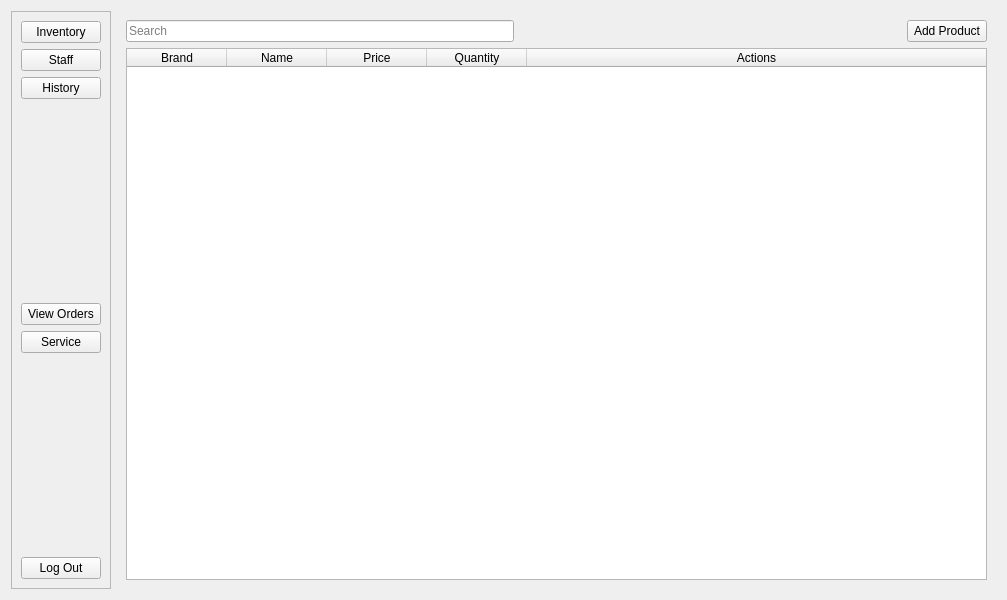
<?xml version="1.0" encoding="UTF-8"?>
<ui version="4.0">
 <class>AdminPage</class>
 <widget class="QWidget" name="AdminPage">
  <property name="geometry">
   <rect>
    <x>0</x>
    <y>0</y>
    <width>1007</width>
    <height>600</height>
   </rect>
  </property>
  <property name="windowTitle">
   <string>Admin Page</string>
  </property>
  <layout class="QHBoxLayout" name="horizontalLayout">
   <item>
    <widget class="QFrame" name="frame">
     <property name="frameShape">
      <enum>QFrame::StyledPanel</enum>
     </property>
     <property name="frameShadow">
      <enum>QFrame::Raised</enum>
     </property>
     <layout class="QVBoxLayout" name="verticalLayout">
      <item>
       <widget class="QPushButton" name="inventory">
        <property name="text">
         <string>Inventory</string>
        </property>
       </widget>
      </item>
      <item>
       <widget class="QPushButton" name="staff">
        <property name="text">
         <string>Staff</string>
        </property>
       </widget>
      </item>
      <item>
       <widget class="QPushButton" name="history">
        <property name="text">
         <string>History</string>
        </property>
       </widget>
      </item>
      <item>
       <spacer name="verticalSpacer_2">
        <property name="orientation">
         <enum>Qt::Vertical</enum>
        </property>
        <property name="sizeHint" stdset="0">
         <size>
          <width>20</width>
          <height>40</height>
         </size>
        </property>
       </spacer>
      </item>
      <item>
       <widget class="QPushButton" name="viewOrder">
        <property name="text">
         <string>View Orders</string>
        </property>
       </widget>
      </item>
      <item>
       <widget class="QPushButton" name="service">
        <property name="text">
         <string>Service</string>
        </property>
       </widget>
      </item>
      <item>
       <spacer name="verticalSpacer">
        <property name="orientation">
         <enum>Qt::Vertical</enum>
        </property>
        <property name="sizeHint" stdset="0">
         <size>
          <width>20</width>
          <height>40</height>
         </size>
        </property>
       </spacer>
      </item>
      <item>
       <widget class="QPushButton" name="logOut">
        <property name="text">
         <string>Log Out</string>
        </property>
       </widget>
      </item>
     </layout>
    </widget>
   </item>
   <item>
    <widget class="QStackedWidget" name="stackedWidget">
     <property name="currentIndex">
      <number>0</number>
     </property>
     <widget class="QWidget" name="page">
      <layout class="QVBoxLayout" name="verticalLayout_2">
       <item>
        <layout class="QHBoxLayout" name="horizontalLayout_2">
         <item>
          <widget class="QLineEdit" name="productSearch">
           <property name="maxLength">
            <number>50</number>
           </property>
           <property name="placeholderText">
            <string>Search</string>
           </property>
          </widget>
         </item>
         <item>
          <spacer name="horizontalSpacer">
           <property name="orientation">
            <enum>Qt::Horizontal</enum>
           </property>
           <property name="sizeHint" stdset="0">
            <size>
             <width>40</width>
             <height>20</height>
            </size>
           </property>
          </spacer>
         </item>
         <item>
          <widget class="QPushButton" name="addProduct">
           <property name="text">
            <string>Add Product</string>
           </property>
          </widget>
         </item>
        </layout>
       </item>
       <item>
        <widget class="QTableWidget" name="inventoryTable">
         <property name="editTriggers">
          <set>QAbstractItemView::NoEditTriggers</set>
         </property>
         <property name="cornerButtonEnabled">
          <bool>false</bool>
         </property>
         <attribute name="horizontalHeaderShowSortIndicator" stdset="0">
          <bool>false</bool>
         </attribute>
         <attribute name="horizontalHeaderStretchLastSection">
          <bool>true</bool>
         </attribute>
         <attribute name="verticalHeaderVisible">
          <bool>false</bool>
         </attribute>
         <column>
          <property name="text">
           <string>Brand</string>
          </property>
         </column>
         <column>
          <property name="text">
           <string>Name</string>
          </property>
         </column>
         <column>
          <property name="text">
           <string>Price</string>
          </property>
         </column>
         <column>
          <property name="text">
           <string>Quantity</string>
          </property>
         </column>
         <column>
          <property name="text">
           <string>Actions</string>
          </property>
         </column>
        </widget>
       </item>
      </layout>
     </widget>
     <widget class="QWidget" name="page_2">
      <layout class="QVBoxLayout" name="verticalLayout_3">
       <item>
        <layout class="QHBoxLayout" name="horizontalLayout_3">
         <item>
          <widget class="QLineEdit" name="staffSearch">
           <property name="placeholderText">
            <string>Search</string>
           </property>
          </widget>
         </item>
         <item>
          <spacer name="horizontalSpacer_2">
           <property name="orientation">
            <enum>Qt::Horizontal</enum>
           </property>
           <property name="sizeHint" stdset="0">
            <size>
             <width>40</width>
             <height>20</height>
            </size>
           </property>
          </spacer>
         </item>
         <item>
          <widget class="QPushButton" name="addStaff">
           <property name="text">
            <string>Add Staff Member</string>
           </property>
          </widget>
         </item>
        </layout>
       </item>
       <item>
        <widget class="QTableWidget" name="staffTable">
         <property name="editTriggers">
          <set>QAbstractItemView::NoEditTriggers</set>
         </property>
         <attribute name="horizontalHeaderStretchLastSection">
          <bool>true</bool>
         </attribute>
         <attribute name="verticalHeaderVisible">
          <bool>false</bool>
         </attribute>
         <column>
          <property name="text">
           <string>First Name</string>
          </property>
         </column>
         <column>
          <property name="text">
           <string>Last Name</string>
          </property>
         </column>
         <column>
          <property name="text">
           <string>Mobile Number</string>
          </property>
         </column>
         <column>
          <property name="text">
           <string>Address</string>
          </property>
         </column>
         <column>
          <property name="text">
           <string>Date Hired</string>
          </property>
         </column>
         <column>
          <property name="text">
           <string>Actions</string>
          </property>
         </column>
        </widget>
       </item>
      </layout>
     </widget>
     <widget class="QWidget" name="page_3">
      <layout class="QGridLayout" name="gridLayout">
       <item row="0" column="0">
        <widget class="QTabWidget" name="tabWidget">
         <property name="currentIndex">
          <number>0</number>
         </property>
         <widget class="QWidget" name="tab">
          <attribute name="title">
           <string>Purchase History</string>
          </attribute>
          <layout class="QGridLayout" name="gridLayout_2">
           <item row="0" column="0">
            <widget class="QTableWidget" name="purchaseHistoryTable">
             <property name="editTriggers">
              <set>QAbstractItemView::NoEditTriggers</set>
             </property>
             <attribute name="horizontalHeaderDefaultSectionSize">
              <number>200</number>
             </attribute>
             <attribute name="horizontalHeaderStretchLastSection">
              <bool>true</bool>
             </attribute>
             <attribute name="verticalHeaderVisible">
              <bool>false</bool>
             </attribute>
             <column>
              <property name="text">
               <string>Date</string>
              </property>
             </column>
             <column>
              <property name="text">
               <string>Customer</string>
              </property>
             </column>
             <column>
              <property name="text">
               <string>Actions</string>
              </property>
             </column>
            </widget>
           </item>
          </layout>
         </widget>
         <widget class="QWidget" name="tab_2">
          <attribute name="title">
           <string>Service History</string>
          </attribute>
          <layout class="QGridLayout" name="gridLayout_3">
           <item row="0" column="0">
            <widget class="QTableWidget" name="serviceHistory">
             <property name="editTriggers">
              <set>QAbstractItemView::NoEditTriggers</set>
             </property>
             <attribute name="horizontalHeaderStretchLastSection">
              <bool>true</bool>
             </attribute>
             <attribute name="verticalHeaderVisible">
              <bool>false</bool>
             </attribute>
             <column>
              <property name="text">
               <string>Date</string>
              </property>
             </column>
             <column>
              <property name="text">
               <string>Customer</string>
              </property>
             </column>
             <column>
              <property name="text">
               <string>Technician</string>
              </property>
             </column>
             <column>
              <property name="text">
               <string>Device Type</string>
              </property>
             </column>
             <column>
              <property name="text">
               <string>Service Type</string>
              </property>
             </column>
             <column>
              <property name="text">
               <string>Total</string>
              </property>
             </column>
             <column>
              <property name="text">
               <string>Status</string>
              </property>
             </column>
             <column>
              <property name="text">
               <string>Actions</string>
              </property>
             </column>
            </widget>
           </item>
          </layout>
         </widget>
        </widget>
       </item>
      </layout>
     </widget>
    </widget>
   </item>
  </layout>
 </widget>
 <resources/>
 <connections/>
</ui>
